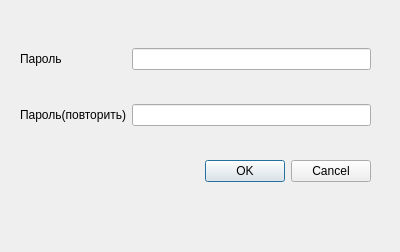
<?xml version="1.0" encoding="UTF-8"?>
<ui version="4.0">
 <class>pwdFrm</class>
 <widget class="QDialog" name="pwdFrm">
  <property name="windowModality">
   <enum>Qt::WindowModal</enum>
  </property>
  <property name="geometry">
   <rect>
    <x>0</x>
    <y>0</y>
    <width>400</width>
    <height>252</height>
   </rect>
  </property>
  <property name="windowTitle">
   <string>Новый пароль</string>
  </property>
  <widget class="QWidget" name="">
   <property name="geometry">
    <rect>
     <x>20</x>
     <y>20</y>
     <width>351</width>
     <height>191</height>
    </rect>
   </property>
   <layout class="QGridLayout" name="gridLayout">
    <item row="0" column="0">
     <widget class="QLabel" name="labelPwd">
      <property name="text">
       <string>Пароль</string>
      </property>
      <property name="textFormat">
       <enum>Qt::AutoText</enum>
      </property>
     </widget>
    </item>
    <item row="0" column="1">
     <widget class="QLineEdit" name="lineEditPwd"/>
    </item>
    <item row="1" column="0">
     <widget class="QLabel" name="labelPwd2">
      <property name="text">
       <string>Пароль(повторить)</string>
      </property>
     </widget>
    </item>
    <item row="1" column="1">
     <widget class="QLineEdit" name="lineEditPwd2"/>
    </item>
    <item row="2" column="0" colspan="2">
     <widget class="QDialogButtonBox" name="buttonBox">
      <property name="orientation">
       <enum>Qt::Horizontal</enum>
      </property>
      <property name="standardButtons">
       <set>QDialogButtonBox::Cancel|QDialogButtonBox::Ok</set>
      </property>
     </widget>
    </item>
   </layout>
  </widget>
 </widget>
 <resources/>
 <connections>
  <connection>
   <sender>buttonBox</sender>
   <signal>accepted()</signal>
   <receiver>pwdFrm</receiver>
   <slot>accept()</slot>
   <hints>
    <hint type="sourcelabel">
     <x>248</x>
     <y>254</y>
    </hint>
    <hint type="destinationlabel">
     <x>157</x>
     <y>274</y>
    </hint>
   </hints>
  </connection>
  <connection>
   <sender>buttonBox</sender>
   <signal>rejected()</signal>
   <receiver>pwdFrm</receiver>
   <slot>reject()</slot>
   <hints>
    <hint type="sourcelabel">
     <x>316</x>
     <y>260</y>
    </hint>
    <hint type="destinationlabel">
     <x>286</x>
     <y>274</y>
    </hint>
   </hints>
  </connection>
 </connections>
</ui>
